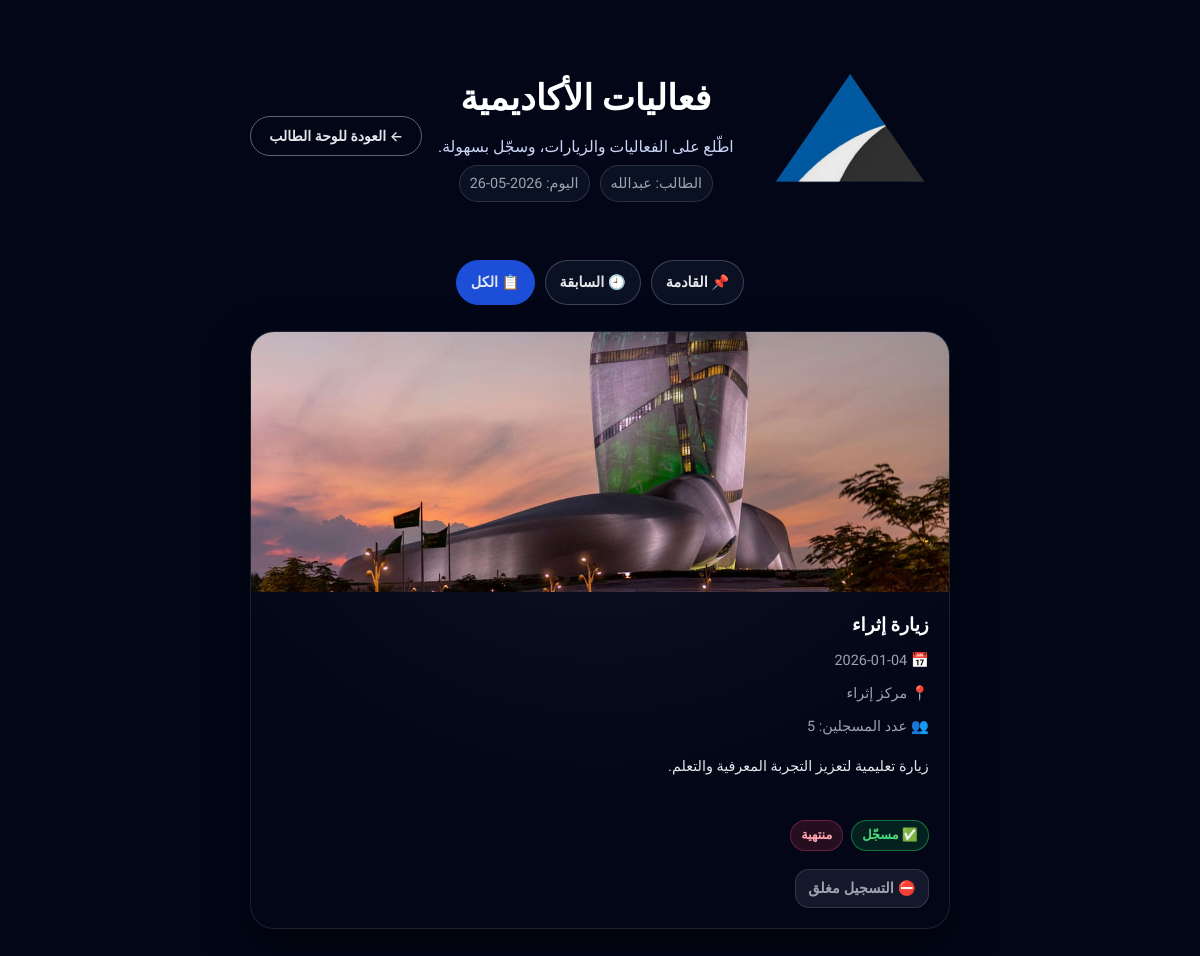
Screenshot of /student/events?tab=all (signed in) with the database file from the repository.
### models.py (models this page shows)
class Event(Base):
    __tablename__ = "events"
    id = Column(Integer, primary_key=True, index=True)
    title = Column(String, nullable=False)
    description = Column(String, nullable=True)
    location = Column(String, nullable=True)
    date = Column(Date, nullable=False)
    registrations = relationship("EventRegistration", back_populates="event", cascade="all, delete-orphan")

### app.py (the view)
@app.route("/student/events")
@require_student
def student_events():
    user = session.get("user") or {}
    student_name = user.get("full_name") or user.get("username", "الطالب")
    student_id = user.get("student_id")
    tab = (request.args.get("tab") or "upcoming").strip().lower()
    today = date.today()
    db = SessionLocal()
    try:
        reg_counts = dict(
            db.query(EventRegistration.event_id, func.count(EventRegistration.id))
            .group_by(EventRegistration.event_id)
            .all()
        )
        events = db.query(Event).order_by(Event.date.asc()).all()
        regs = (
            db.query(EventRegistration)
            .filter(EventRegistration.student_id == student_id)
            .all()
        ) if student_id else []
        registered_ids = {r.event_id for r in regs}
        events_data = []
        for e in events:
            past = is_event_past(e.date)
            events_data.append(
                {
                    "id": e.id,
                    "title": e.title,
                    "description": e.description or "",
                    "location": e.location or "",
                    "date": e.date.strftime("%Y-%m-%d") if e.date else "",
                    "is_registered": e.id in registered_ids,
                    "is_past": past,
                    "can_register": (not past),
                    "registrations_count": int(reg_counts.get(e.id, 0)),
                }
            )
        if tab == "past":
            filtered = [x for x in events_data if x["is_past"]]
        elif tab == "all":
            filtered = events_data
        else:
            filtered = [x for x in events_data if not x["is_past"]]
    finally:
        db.close()
    return render_template(
        "student_events.html",
        student_name=student_name,
        events=filtered,
        tab=tab,
        today=today.strftime("%Y-%m-%d"),
    )

### app.py (called while the page is built)
@app.teardown_appcontext
def remove_session(exception=None):
    SessionLocal.remove()

def require_student(f):
    @wraps(f)
    def wrapper(*args, **kwargs):
        user = session.get("user")
        if not user or user.get("role") != "student":
            return redirect(url_for("login"))
        return f(*args, **kwargs)
    return wrapper

def is_event_past(event_date):
    if not event_date:
        return False
    return event_date < date.today()

### templates/student_events.html (shortened to what this page needs)
<!DOCTYPE html>
<html lang="ar" dir="rtl">
<head>
  <link rel="stylesheet" href="{{ url_for('static', filename='styles.css') }}">
</head>
<body>
<div class="events-wrapper">
  <header class="ev-header">
    <div class="ev-logo">
      <img src="{{ url_for('static', filename='assets/logoAA-removebg-preview.png') }}" alt="شعار الأكاديمية">
    </div>
    <div class="ev-header-center">
      <h1 class="ev-title">فعاليات الأكاديمية</h1>
      <p class="ev-subtitle">اطّلع على الفعاليات والزيارات، وسجّل بسهولة.</p>
      <div class="ev-meta">
        <span>الطالب: {{ student_name }}</span>
        {% if today is defined %}
          <span>اليوم: {{ today }}</span>
        {% endif %}
      </div>
    </div>
    <a href="{{ url_for('student_dashboard') }}" class="ev-back-btn">← العودة للوحة الطالب</a>
  </header>
  {% set current_tab = tab if tab is defined else 'upcoming' %}
  <nav class="ev-tabs" aria-label="تبويبات الفعاليات">
    <a class="ev-tab {{ 'active' if current_tab=='upcoming' else '' }}" href="{{ url_for('student_events', tab='upcoming') }}">📌 القادمة</a>
    <a class="ev-tab {{ 'active' if current_tab=='past' else '' }}" href="{{ url_for('student_events', tab='past') }}">🕘 السابقة</a>
    <a class="ev-tab {{ 'active' if current_tab=='all' else '' }}" href="{{ url_for('student_events', tab='all') }}">📋 الكل</a>
  </nav>
  {% if events and events|length > 0 %}
    <section class="ev-list">
      {% for e in events %}
        {% set title = (e.title or '') %}
        {% set is_foundation = ('تأسيس' in title) or ('يوم التأسيس' in title) %}
        {% set is_ithra = ('إثراء' in title) or ('اثراء' in title) or ('Ithra' in title) %}
        {% if is_foundation or is_ithra %}
          {% if is_foundation %}
            {% set img_path = 'assets/tsises.jpg' %}
          {% else %}
            {% set img_path = 'assets/Ithra.jpg' %}
          {% endif %}
          <article class="ev-card">
            <div class="ev-card__image">
              <img src="{{ url_for('static', filename=img_path) }}" alt="{{ e.title }}">
            </div>
            <div class="ev-card-body">
              <h2 class="ev-title-card">{{ e.title }}</h2>
              <div class="ev-date">📅 {{ e.date }}</div>
              {% if e.location %}
                <div class="ev-location">📍 {{ e.location }}</div>
              {% endif %}
              {% if e.registrations_count is defined %}
                <div class="ev-count">👥 عدد المسجلين: {{ e.registrations_count }}</div>
              {% endif %}
              {% if e.description %}
                <p class="ev-desc">{{ e.description }}</p>
              {% else %}
                <p class="ev-desc" style="opacity:.75;">لا يوجد وصف مفصّل لهذه الفعالية.</p>
              {% endif %}
              <div class="badges-row">
                {% if e.is_registered %}
                  <span class="badge badge-registered">✅ مسجّل</span>
                {% else %}
                  <span class="badge badge-not-registered">لم تُسجّل بعد</span>
                {% endif %}
                {% if e.is_past %}
                  <span class="badge badge-past">منتهية</span>
                {% endif %}
              </div>
              <div class="ev-actions">
                {% if e.is_past %}
                  <button class="btn btn-disabled" type="button" disabled>⛔ التسجيل مغلق</button>
                {% endif %}
              </div>
            </div>
          </article>
        {% endif %}
      {% endfor %}
    </section>
  {% else %}
    <div class="ev-empty">لا توجد فعاليات متاحة حالياً ✨</div>
  {% endif %}
</div>
</body>
</html>

### advantage_portal/styles.css (style rules this page uses)
:root { --page-bg: #0b1220; --section-bg-1: #111827; --section-bg-2: #020617; --card-bg: #111827; --text: #f9fafb; --muted: rgba(249,250,251,0.72); --accent-from: #2563eb; --accent-to: #4f46e5; --accent-gradient: linear-gradient(90deg,var(--accent-from),var(--accent-to)); --soft-shadow: 0 8px 30px rgba(2,6,23,0.65); --border-radius: 12px; }
* { box-sizing:border-box }
html,body { height:100%; }
body { margin:0; background:var(--page-bg); color:var(--text); font-family:'Tajawal', system-ui, -apple-system, 'Segoe UI', Roboto, 'Helvetica Neue', Arial; -webkit-font-smoothing:antialiased; -moz-osx-font-smoothing:grayscale; line-height:1.6; }
.btn { display:inline-flex; align-items:center; justify-content:center; gap:8px; padding:10px 16px; border-radius:9999px; font-weight:700; cursor:pointer; text-decoration:none; color:var(--text); border:0; transition: transform .15s ease, box-shadow .12s ease; }

### templates/student_events.html (style rules this page uses)
body { margin:0; min-height:100vh; background-color:#020617; color:#fff; font-family:"Tajawal",system-ui,-apple-system,BlinkMacSystemFont,"Segoe UI",sans-serif; display:flex; flex-direction:column; }
.events-wrapper { max-width:1200px; margin:0 auto; padding:32px 24px 56px; }
.ev-header { display:flex; align-items:center; justify-content:space-between; gap:16px; margin-bottom:20px; }
.ev-logo img { width:200px; height:auto; }
.ev-header-center { text-align:center; flex:1; }
.ev-title { font-size:2.2rem; margin:0 0 8px; font-weight:800; }
.ev-subtitle { margin:0 0 6px; font-size:.98rem; color:#cbd5f5; }
.ev-meta { font-size:.9rem; color:#9ca3af; display:flex; justify-content:center; gap:10px; flex-wrap:wrap; }
.ev-meta span { background:rgba(15,23,42,.7); border:1px solid rgba(148,163,184,.22); padding:6px 10px; border-radius:999px; }
.ev-back-btn { display:inline-flex; align-items:center; gap:6px; padding:8px 18px; border-radius:999px; border:1px solid rgba(148,163,184,.6); background:transparent; color:#e5e7eb; font-size:14px; font-weight:600; text-decoration:none; cursor:pointer; transition:.25s ease; white-space:nowrap; }
.ev-tabs { display:flex; justify-content:center; gap:10px; flex-wrap:wrap; margin: 6px 0 26px; }
.ev-tab { display:inline-flex; align-items:center; gap:8px; padding:10px 14px; border-radius:999px; border:1px solid rgba(148,163,184,.35); background:rgba(15,23,42,.65); color:#e5e7eb; text-decoration:none; font-weight:700; font-size:.9rem; transition:.2s ease; }
.ev-tab.active { background:#1d4ed8; border-color:#1d4ed8; }
.ev-list { display:grid; grid-template-columns:repeat(auto-fit,minmax(260px,1fr)); gap:20px; margin-bottom:32px; }
.ev-card { background: radial-gradient(circle at top, #111827 0, #020617 70%); border-radius:24px; box-shadow:0 18px 40px rgba(0,0,0,.55); border:1px solid rgba(31,41,55,.8); display:flex; flex-direction:column; overflow:hidden; position:relative; }
.ev-card__image { width:100%; height:260px; overflow:hidden; background:#0b1224; }
.ev-card__image img { width:100%; height:100%; object-fit:cover; display:block; transform:scale(1.02); transition:transform .3s ease; }
.ev-card-body { padding:18px 20px 20px; display:flex; flex-direction:column; gap:10px; }
.ev-title-card { font-size:1.15rem; margin:0; font-weight:800; }
.ev-date,.ev-location,.ev-count { font-size:.9rem; color:#9ca3af; }
.ev-desc { font-size:.9rem; color:#e5e7eb; margin:6px 0 4px; line-height:1.75; min-height: 48px; }
.badges-row { display:flex; align-items:center; gap:8px; flex-wrap:wrap; margin-top:4px; }
.badge { padding:4px 10px; border-radius:999px; font-size:.8rem; font-weight:800; border:1px solid transparent; }
.badge-registered { background:rgba(22,163,74,.18); color:#4ade80; border-color:rgba(34,197,94,.5); }
.badge-past { background:rgba(244,63,94,.14); color:#fda4af; border-color:rgba(244,63,94,.35); }
.ev-actions { margin-top:8px; display:flex; gap:10px; flex-wrap:wrap; }
.btn { appearance:none; border:none; cursor:pointer; border-radius:14px; padding:10px 12px; font-weight:900; font-size:.9rem; transition:.2s ease; display:inline-flex; align-items:center; justify-content:center; gap:8px; text-decoration:none; }
.btn-disabled { background:rgba(148,163,184,.12); color:#9ca3af; border:1px solid rgba(148,163,184,.22); cursor:not-allowed; }

### rows the page displays
Event: title "زيارة إثراء", date "2026-01-04", location "مركز إثراء", registrations_count "5", description "زيارة تعليمية لتعزيز التجربة المعرفية والتعلم."

### other values shown
{{ student_name }} "عبدالله"
{{ today }} "2026-05-26"
